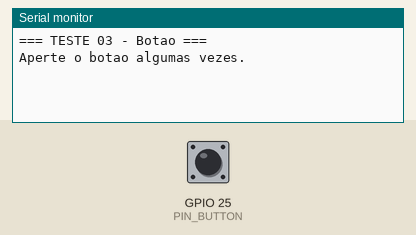
A sketch run on a simulated ESP32. Parts: the last lines printed to the serial monitor. The inputs (shaded band) are chosen by the test bench; at power-on: GPIO 25 (PIN_BUTTON) HIGH.

Above: at 1.2 s.
1.3 s: GPIO 25 (PIN_BUTTON) pulled LOW for 0.15 s
At 2.6 s:
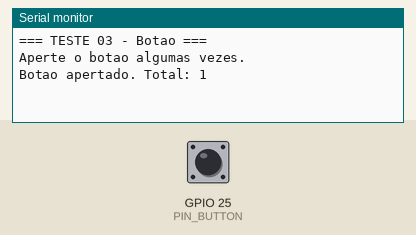
2.9 s: GPIO 25 (PIN_BUTTON) pulled LOW for 1 s
At 4.0 s:
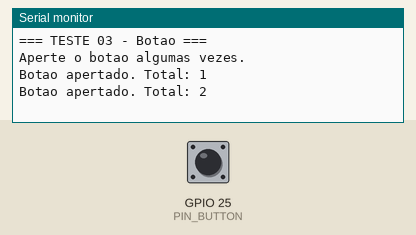
5.4 s: GPIO 25 (PIN_BUTTON) pulled LOW for 0.15 s
At 5.9 s:
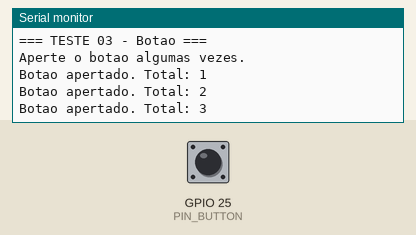

Measured:
- after the input at 1.3 s, the serial monitor: prints a new line at once (image 1)
- after the input at 2.9 s, the serial monitor: prints a new line at once (image 2)
- after the input at 5.4 s, the serial monitor: prints a new line at once (image 3)

The sketch:

03_botao.ino
```cpp
// TESTE 03 - Botao com debounce
// Ligacao: uma perna do botao no GPIO 25, a outra no GND (sem resistor externo).
// Usa o pull-up interno: solto = HIGH, apertado = LOW.
// Esperado: cada aperto conta UMA vez (sem contagens duplicadas).

#define PIN_BUTTON 25
#define DEBOUNCE_MS 40

int estadoEstavel = HIGH;      // ultimo estado confirmado
int ultimaLeitura = HIGH;      // ultima leitura bruta
unsigned long inicioMudanca = 0;
int contador = 0;

void setup() {
  Serial.begin(115200);
  pinMode(PIN_BUTTON, INPUT_PULLUP);
  Serial.println("=== TESTE 03 - Botao ===");
  Serial.println("Aperte o botao algumas vezes.");
}

void loop() {
  int leitura = digitalRead(PIN_BUTTON);

  // Se a leitura mudou, reinicia a contagem de tempo
  if (leitura != ultimaLeitura) {
    inicioMudanca = millis();
    ultimaLeitura = leitura;
  }

  // So aceita a mudanca se ela ficou estavel por DEBOUNCE_MS
  if (millis() - inicioMudanca >= DEBOUNCE_MS && leitura != estadoEstavel) {
    estadoEstavel = leitura;
    if (estadoEstavel == LOW) {   // acabou de ser apertado
      contador++;
      Serial.print("Botao apertado. Total: ");
      Serial.println(contador);
    }
  }
}
```
